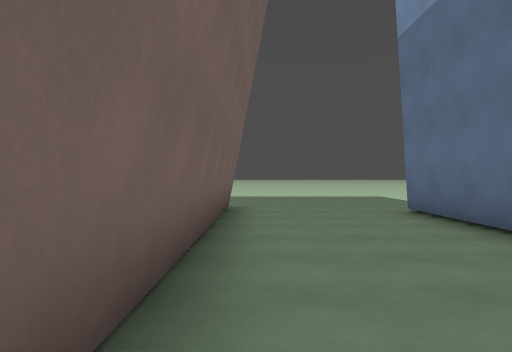
[1] (above)

24 first-person views from a walk through a level from a Godot 3-D game. The camera is 1.4 m above the floor, looks level and sees 70° across. The floor is counted in squares, 2 m on a side. Each view is taken from the middle of a square. On the plan, view 1 faces up. The plan holds only what a view shows up to about 11 squares ahead; the rest is blank. The place goes on beyond the plan. Surface patterns are stand-ins for the level's own textures.

[2]
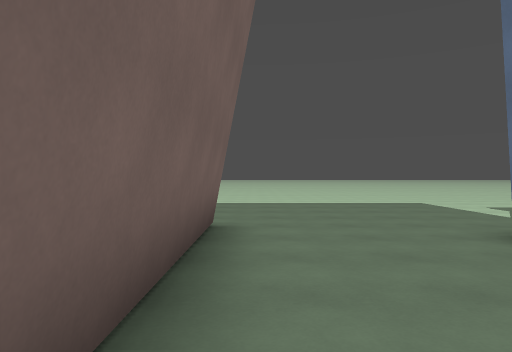

[3]
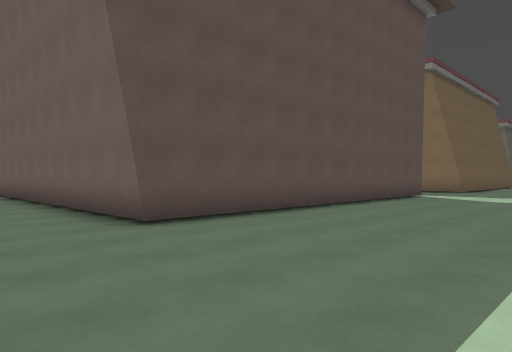

[4]
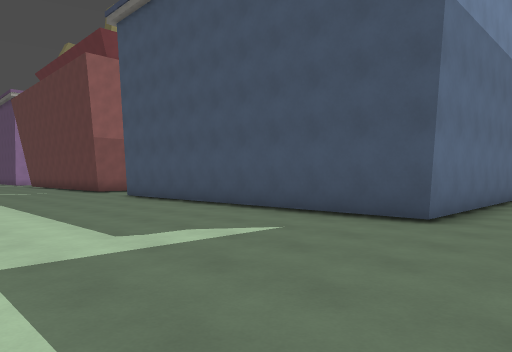

[5]
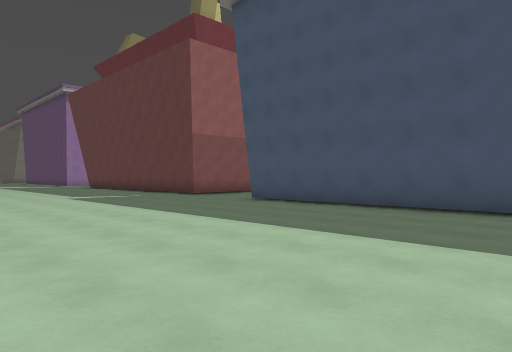

[6]
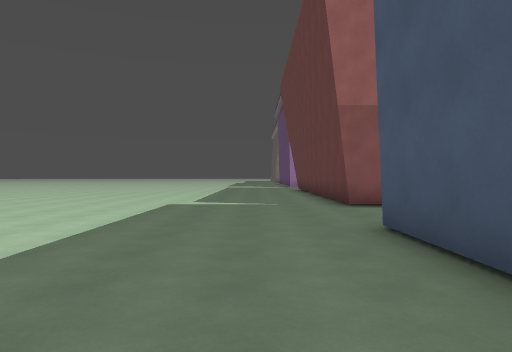

[7]
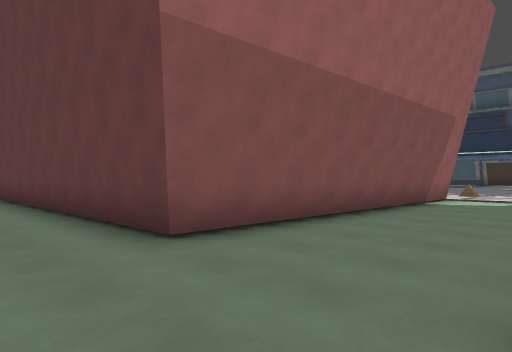

[8]
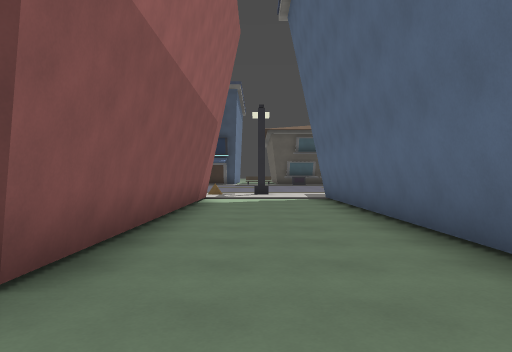

[9]
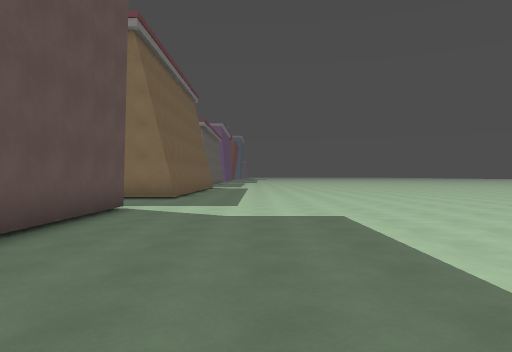

[10]
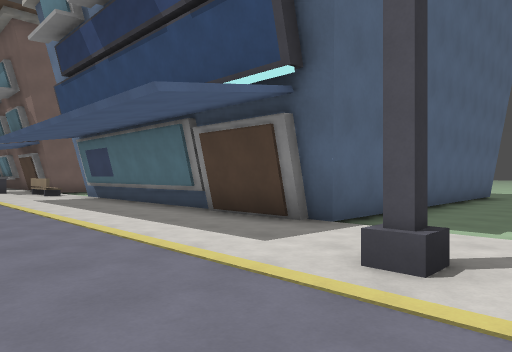

[11]
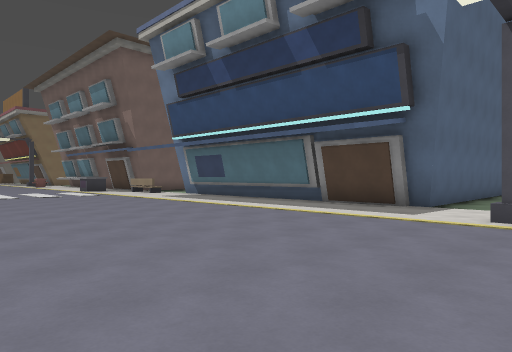

[12]
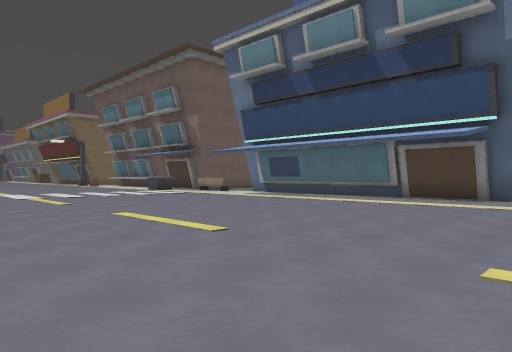

[13]
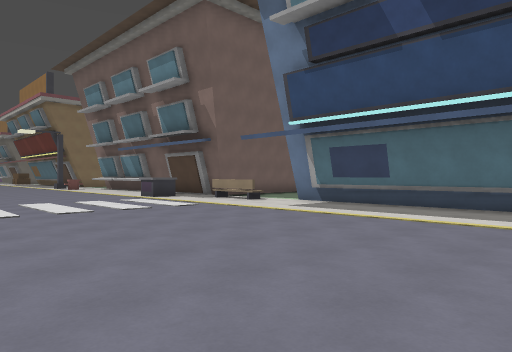

[14]
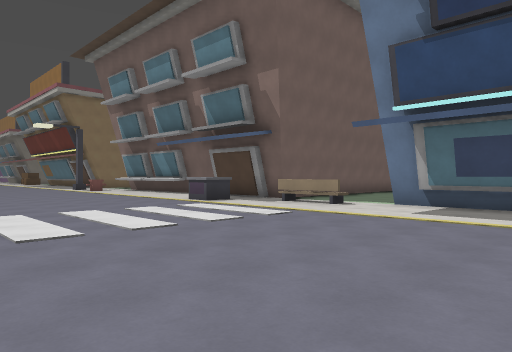

[15]
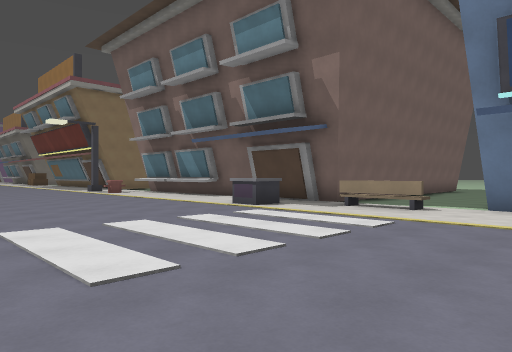

[16]
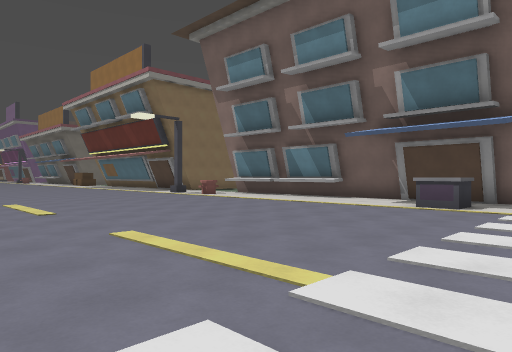

[17]
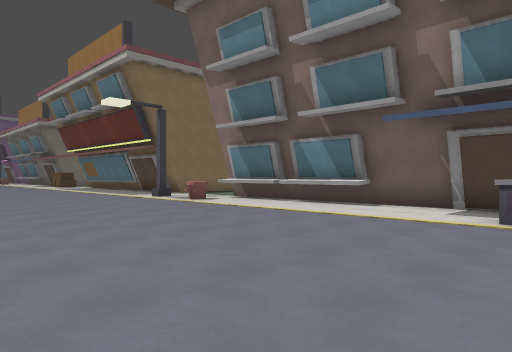

[18]
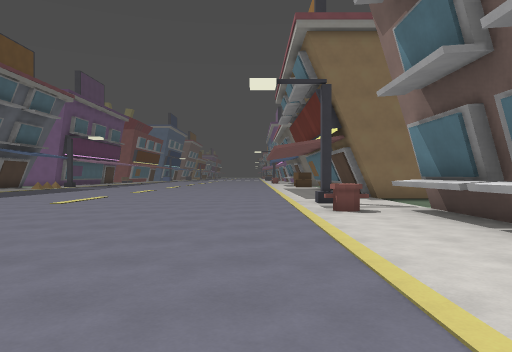

[19]
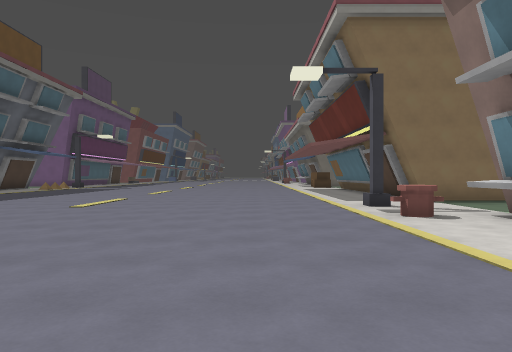

[20]
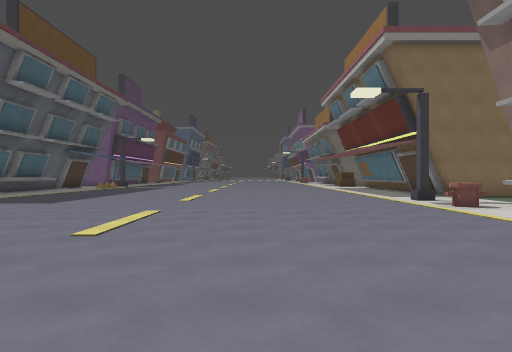

[21]
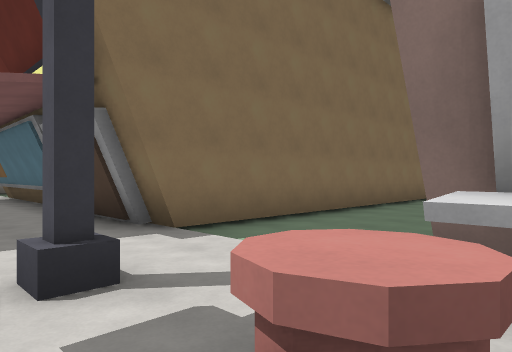

[22]
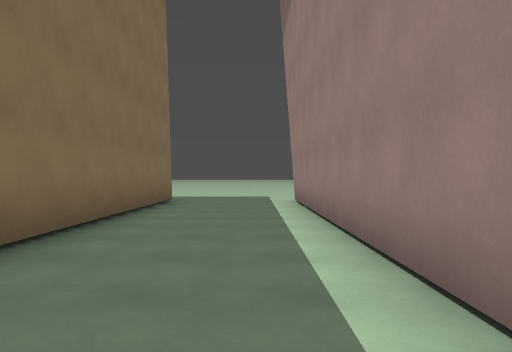

[23]
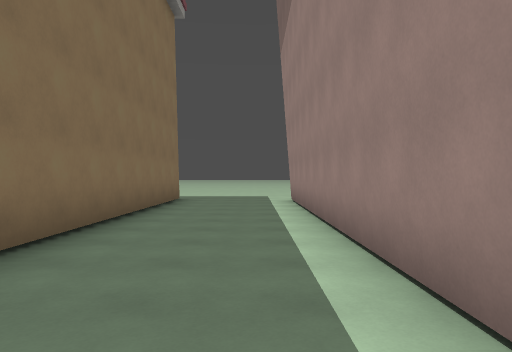

[24]
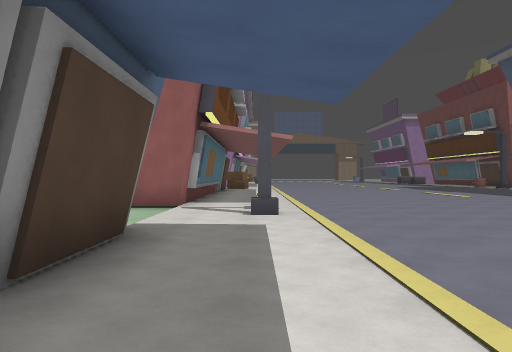

### Floor plan
Points are (right, up) in squares from view 1. A wall is a line through its corners. A room is listed if a view was taken in it or the views show most of it. See-through windows are left out.
Room 1 (views 1, 2, 3, 4, 5, 6, 7, 8, 9, 22)
walls: (3, 1.6) (3, 7.3) (13, 7.3); (12.9, 6.1) (12.9, -2.3); (-1.2, -2.1) (-1.2, -2.6); (12.4, -2.1) (12.4, -2.6); (-14.4, 8.4) (-14.4, -2.6); (-11, -1.6) (-11, 8.1) (-0.5, 8.1) (-0.5, -2.3); (16.5, -2.3) (16.5, 6.9) (19.5, 6.9)
ways out: opening at (-13, -2) to room 2; opening at (1.5, -2) to room 2; opening at (15, -2.7) to room 2; opening at (17.5, -3) to room 3
Room 2 (views 10, 11, 12, 13, 14, 15, 16, 17, 18, 19, 20, 21, 23, 24)
walls: (-1.4, -3.6) (-1.4, -4.6) (-2.4, -4.6); (-1.2, -2.6) (-3.6, -2.6); (-0.5, -2.3) (-1.5, -2.3); (-3.2, -2.3) (-7.9, -2.3); (-5.4, -2.6) (-5.4, -3.1) (-8, -3.1); (-5.5, -2.6) (-7.8, -2.6); (10.4, -2.3) (2.9, -2.3); (-8.1, -3.1) (-10.8, -3.1); (-8.2, -2.6) (-10.5, -2.6); (-8.1, -2.3) (-11, -2.3); (12.4, -2.6) (3.6, -2.6); (12.9, -2.3) (12.1, -2.3); (14.9, -3.9) (14.9, -4.3) (14.7, -4.3) (14.7, -3.9); (-12.5, -3.9) (-12.5, -4.3) (-12.9, -4.3); (-14.4, -2.6) (-15.5, -2.6); (-14.4, -2.3) (-15.2, -2.3) (-15.2, -2.9); (-15, -2.3) (-15, -2.9)
low walls: (1.1, -3.1) (0, -3.1)
ways out: opening at (-13, -2) to room 1; opening at (1.5, -2) to room 1; opening at (15, -2.7) to room 1; opening at (19, -4) to room 3
Room 3 (no view inside)
walls: (18.4, -2.3) (16.5, -2.3); (19, -2.6) (17.1, -2.6)
ways out: opening at (17.5, -3) to room 1; opening at (19, -4) to room 2

Positions as (right, up) in squares from view 1, and headings:
1: (0, 0), facing up
2: (0, 3), facing up
3: (2, 13), facing down-left
4: (1, 13), facing down-right
5: (5, 15), facing down-right
6: (8, 9), facing right
7: (13, 9), facing down-right
8: (15, 9), facing down
9: (-3, 11), facing left
10: (16, -7), facing up-left
11: (16, -11), facing up-left
12: (15, -14), facing up-left
13: (10, -11), facing up-left
14: (7, -11), facing up-left
15: (5, -11), facing up-left
16: (1, -13), facing up-left
17: (-1, -11), facing up-left
18: (-3, -6), facing left
19: (-4, -7), facing left
20: (-2, -9), facing left
21: (-10, -5), facing up-left
22: (-12, -2), facing up
23: (-12, -3), facing up
24: (8, -4), facing right
